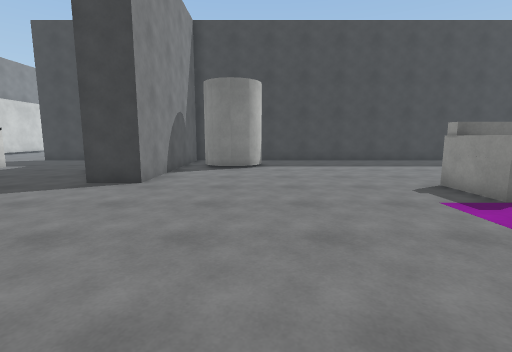
view 1 (above)

24 first-person views from a walk through a scene from a Unity 3-D project. The camera is 1.4 m above the floor, tilts 8° down and sees 85° across. The floor is counted in squares, 1 m on a side. Each view is taken from the middle of a square. On the plan, view 1 faces up. The plan holds only what a view shows up to about 14 squares ahead; the rest is blank. The place goes on beyond the plan. Surface patterns are stand-ins for the level's own textures.

view 2
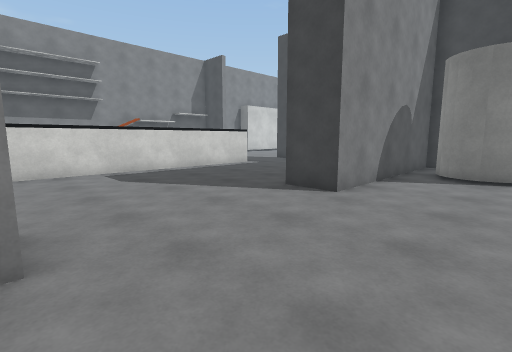

view 3
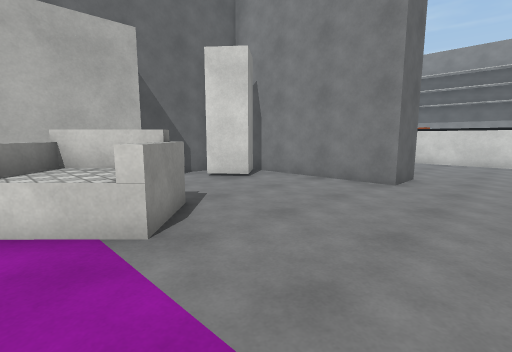

view 4
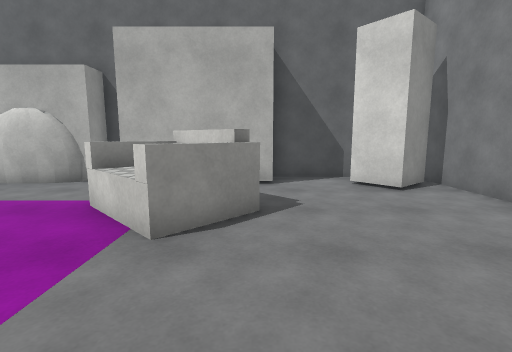

view 5
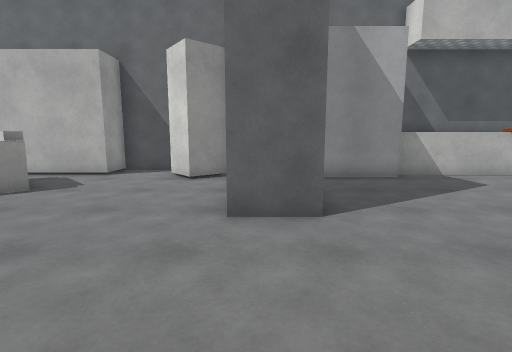

view 6
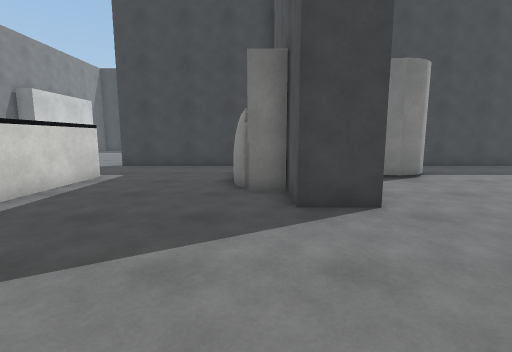

view 7
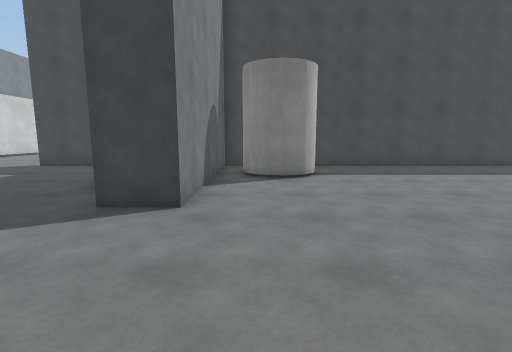

view 8
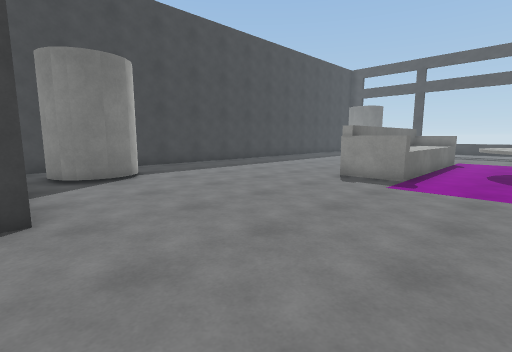

view 9
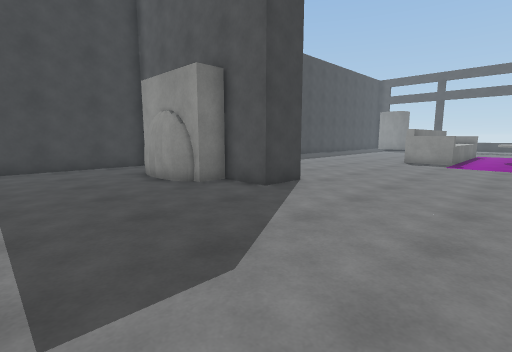

view 10
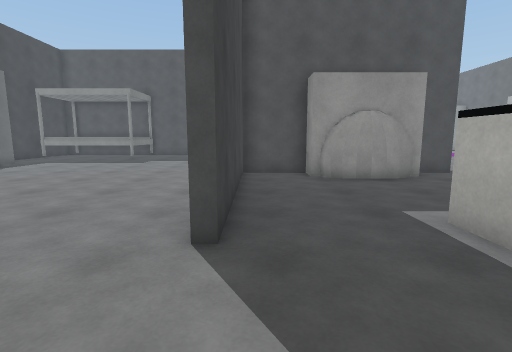

view 11
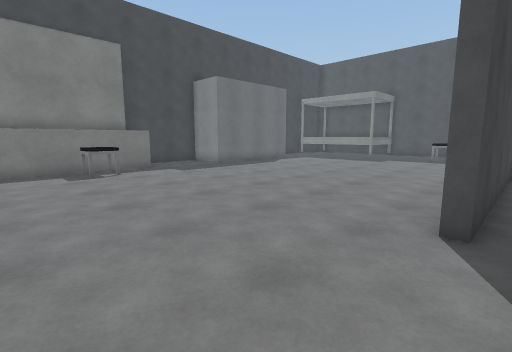

view 12
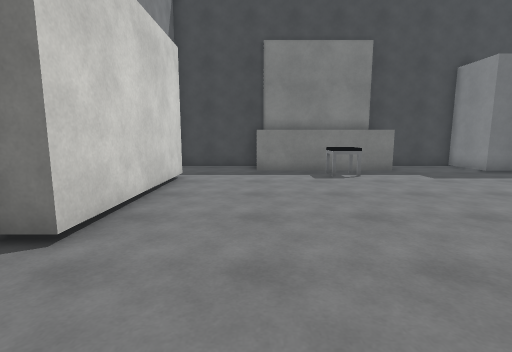

view 13
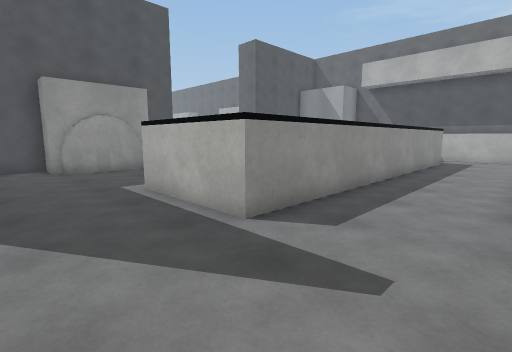

view 14
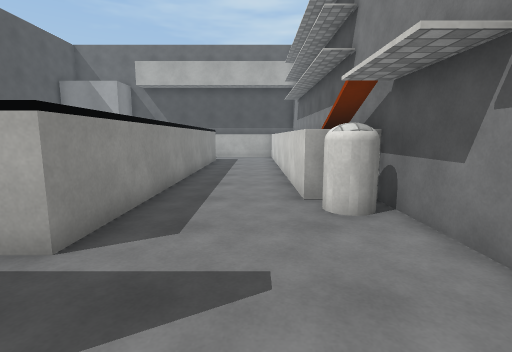

view 15
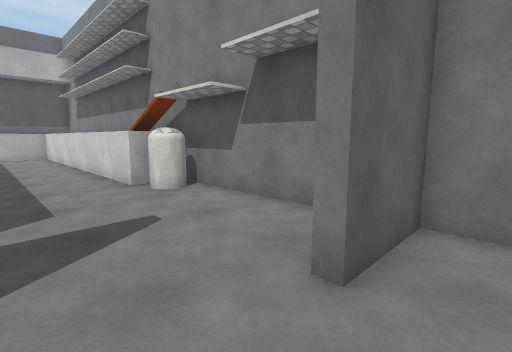

view 16
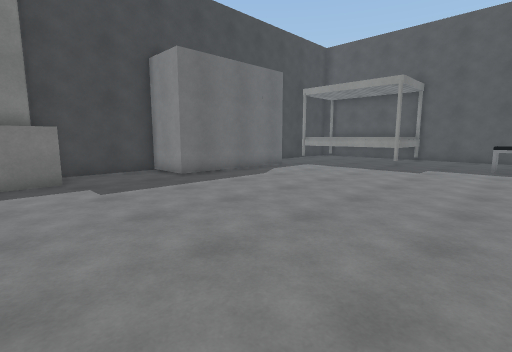

view 17
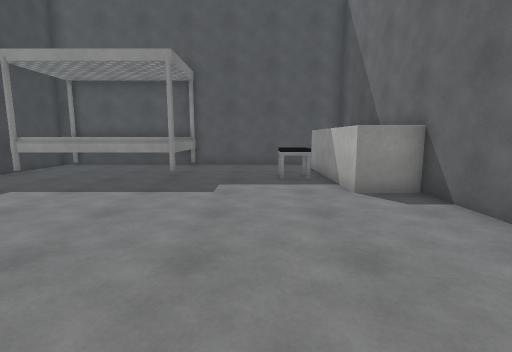

view 18
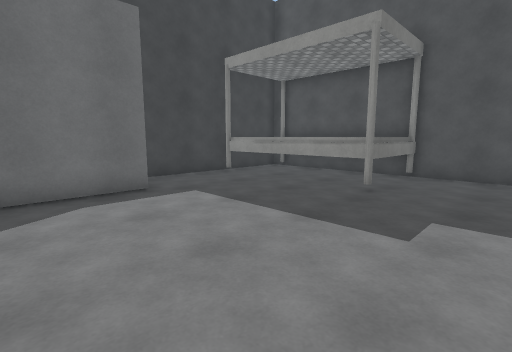

view 19
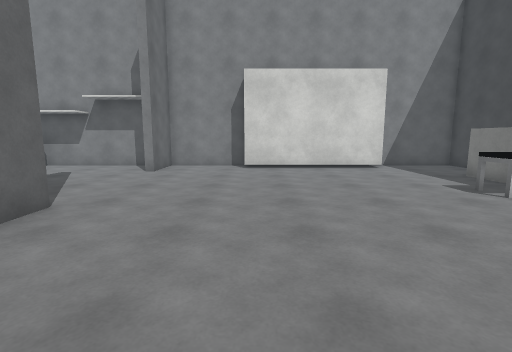

view 20
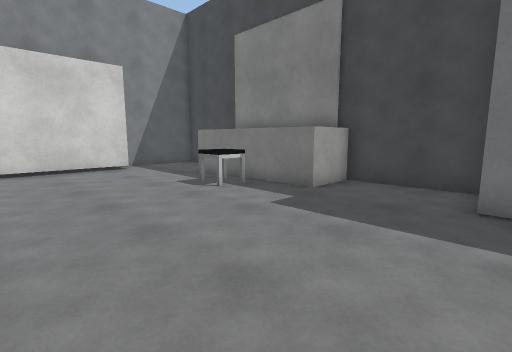

view 21
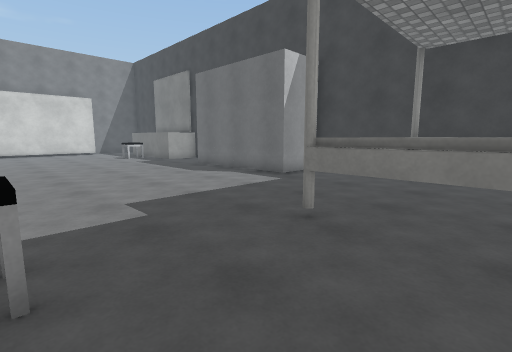

view 22
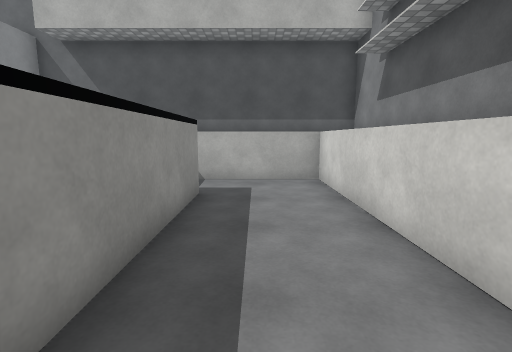

view 23
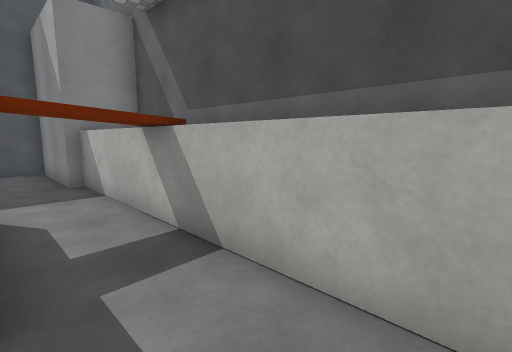

view 24
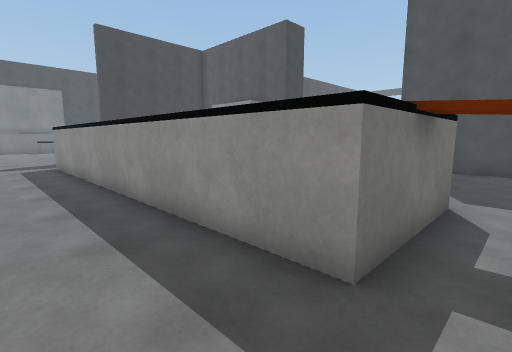

### Floor plan
Points are (right, up) in squares from view 1. A wall is a line through its corners. A room is listed if a view was taken in it or the views show most of it. See-through windows are left out.
Room 1 (views 1, 2, 3, 4, 5, 6, 7, 8, 9)
walls: (-5.2, 2.2) (-3.5, 2.2) (-3.5, -4.1); (-5.1, 10.2) (-6.2, 10.2) (-6.2, 10.9); (-6.3, 10.6) (-6.6, 11) (-6.7, 11.7); (-0.9, 12.4) (-1.8, 12.5); (-6.5, 10.8) (-6.7, 11.4); (-0.4, 12.5) (-1.3, 12.4) (-2.1, 12.8); (-1.9, 12.7) (-2.4, 13.2); (-2.2, 13) (-2.4, 13.4) (-2.5, 13.8); (-0.1, 12.8) (-0.7, 12.5); (-6.7, 11.6) (-6.7, 12.2); (-6.7, 12.1) (-6.7, 12.7); (0.2, 13.4) (0, 13) (-0.3, 12.7); (-6.7, 12.4) (-6.6, 13.2) (-6.3, 13.7); (-6.7, 12.9) (-6.5, 13.5); (6.5, 5.8) (5.4, 5.8) (5.4, 8.1); (-6.2, 13.4) (-6.2, 14.1) (-5.2, 14.1) (-5.2, 16.5) (-10.6, 16.5); (6.5, 7.6) (5.4, 7.6); (-3.5, 15.5) (-3.5, 8.4) (-5.2, 8.4) (-5.2, 10.6); (-1.9, -4.7) (1.5, -4.7); (-9, -2.7) (-5.2, -2.7) (-5.2, 0.2); (-11.5, 12.8) (-11.5, 1.5); (-11.5, -0.9) (-13.4, -0.9); (6.5, 16.5) (0.9, 16.5); (-13.4, -3.1) (-9, -3.1)
ways out: opening at (-11.3, 15) to room 2; opening at (-1.5, 16)
objects: block (-3, -3) to (-1, -2); block (2, -4) to (2, -3); other object (2, -2) to (5, 1); block (3, -4) to (4, -3); block (5, -4) to (6, -3)
Room 2 (views 10, 11, 12, 13, 14, 15, 16, 17, 18, 19, 20, 21, 22, 23, 24)
walls: (-10.6, 16.5) (-12.5, 16.5) (-12.5, 16.8) (-11.4, 16.8); (-3.6, 16.8) (-1.1, 16.8) (-1.1, 18.5) (4.5, 18.5); (-11.3, 30.6) (-11.3, 28.6) (-17, 28.6); (-20.7, 20.5) (-20.7, 16.8) (-18.3, 16.8) (-18.3, 16.4); (2.2, 24.4) (2.2, 29.5); (-20.7, 15.6) (-20.7, 9); (-19.6, 26.8) (-19.6, 20.5) (-20.4, 20.5); (-16.9, 30.5) (-20.7, 30.5) (-20.7, 27.1); (-19.8, 9.9) (-19.1, 9.9) (-19.1, -3.1) (-13.4, -3.1); (5.8, 18.2) (5.8, 23.5); (5.5, 24) (2.4, 24); (5.8, 24.4) (5.8, 29.5); (5.9, 30.5) (-1.8, 30.5) (-1.8, 28.3) (-7.6, 28.3) (-7.6, 30.5) (-11.6, 30.5); (-13.4, -0.9) (-15.6, -0.9) (-15.6, 12.8) (-11.5, 12.8); (-14.1, -3.5) (-14.1, -1.4)
ways out: opening at (-11.3, 15) to room 1
objects: other object (-20, 11) to (-19, 11); chair (-14, 27) to (-13, 28); chair (1, 19) to (2, 20); cylinder (2, 24); cylinder (2, 30); cylinder (6, 24); cylinder (6, 30)

Positions as (right, up) in squares from view 1, and headings:
1: (0, 0), facing up
2: (0, 2), facing up-left
3: (5, 5), facing down-left
4: (2, 5), facing down
5: (-4, 7), facing down
6: (-6, 3), facing up
7: (-2, 3), facing up
8: (-4, 3), facing up-right
9: (-11, 3), facing up-right
10: (-16, 16), facing right
11: (-17, 16), facing up-right
12: (-17, 17), facing up
13: (-19, 16), facing down-right
14: (-18, 16), facing down
15: (-16, 18), facing down-left
16: (-13, 19), facing up-right
17: (-8, 21), facing right
18: (-5, 21), facing up-right
19: (-7, 21), facing left
20: (-7, 22), facing up-left
21: (5, 20), facing up-left
22: (-17, 6), facing down
23: (-18, -1), facing down-right
24: (-18, -2), facing up-right
